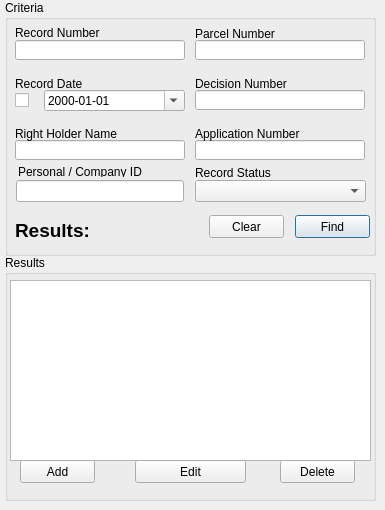
      <widget class="QWidget" name="record_tab">
       <attribute name="title">
        <string>Ownership Record</string>
       </attribute>
       <widget class="QGroupBox" name="groupBox_18">
        <property name="geometry">
         <rect>
          <x>5</x>
          <y>0</y>
          <width>371</width>
          <height>256</height>
         </rect>
        </property>
        <property name="autoFillBackground">
         <bool>false</bool>
        </property>
        <property name="title">
         <string>Criteria</string>
        </property>
        <widget class="QLineEdit" name="record_record_num_edit">
         <property name="geometry">
          <rect>
           <x>10</x>
           <y>40</y>
           <width>170</width>
           <height>20</height>
          </rect>
         </property>
        </widget>
        <widget class="QLineEdit" name="record_right_holder_edit">
         <property name="geometry">
          <rect>
           <x>10</x>
           <y>140</y>
           <width>170</width>
           <height>20</height>
          </rect>
         </property>
        </widget>
        <widget class="QLineEdit" name="record_parcel_num_edit">
         <property name="geometry">
          <rect>
           <x>190</x>
           <y>40</y>
           <width>170</width>
           <height>20</height>
          </rect>
         </property>
        </widget>
        <widget class="QLineEdit" name="record_app_num_edit">
         <property name="geometry">
          <rect>
           <x>190</x>
           <y>140</y>
           <width>170</width>
           <height>20</height>
          </rect>
         </property>
        </widget>
        <widget class="QLineEdit" name="record_decision_num_edit">
         <property name="geometry">
          <rect>
           <x>190</x>
           <y>90</y>
           <width>170</width>
           <height>20</height>
          </rect>
         </property>
        </widget>
        <widget class="QLabel" name="label_62">
         <property name="geometry">
          <rect>
           <x>10</x>
           <y>25</y>
           <width>170</width>
           <height>16</height>
          </rect>
         </property>
         <property name="text">
          <string>Record Number</string>
         </property>
        </widget>
        <widget class="QLabel" name="label_63">
         <property name="geometry">
          <rect>
           <x>10</x>
           <y>75</y>
           <width>170</width>
           <height>17</height>
          </rect>
         </property>
         <property name="text">
          <string>Record Date</string>
         </property>
        </widget>
        <widget class="QLabel" name="label_64">
         <property name="geometry">
          <rect>
           <x>10</x>
           <y>125</y>
           <width>170</width>
           <height>17</height>
          </rect>
         </property>
         <property name="text">
          <string>Right Holder Name</string>
         </property>
        </widget>
        <widget class="QLabel" name="label_65">
         <property name="geometry">
          <rect>
           <x>190</x>
           <y>25</y>
           <width>170</width>
           <height>17</height>
          </rect>
         </property>
         <property name="text">
          <string>Parcel Number</string>
         </property>
        </widget>
        <widget class="QLabel" name="label_66">
         <property name="geometry">
          <rect>
           <x>190</x>
           <y>75</y>
           <width>170</width>
           <height>17</height>
          </rect>
         </property>
         <property name="text">
          <string>Decision Number</string>
         </property>
        </widget>
        <widget class="QLabel" name="label_67">
         <property name="geometry">
          <rect>
           <x>190</x>
           <y>125</y>
           <width>170</width>
           <height>17</height>
          </rect>
         </property>
         <property name="text">
          <string>Application Number</string>
         </property>
        </widget>
        <widget class="QDateEdit" name="record_date_edit">
         <property name="geometry">
          <rect>
           <x>39</x>
           <y>90</y>
           <width>141</width>
           <height>21</height>
          </rect>
         </property>
         <property name="displayFormat">
          <string>yyyy-MM-dd</string>
         </property>
         <property name="calendarPopup">
          <bool>true</bool>
         </property>
        </widget>
        <widget class="QPushButton" name="record_clear_button">
         <property name="geometry">
          <rect>
           <x>204</x>
           <y>215</y>
           <width>75</width>
           <height>23</height>
          </rect>
         </property>
         <property name="text">
          <string>Clear</string>
         </property>
        </widget>
        <widget class="QPushButton" name="record_find_button">
         <property name="geometry">
          <rect>
           <x>290</x>
           <y>215</y>
           <width>75</width>
           <height>23</height>
          </rect>
         </property>
         <property name="text">
          <string>Find</string>
         </property>
         <property name="default">
          <bool>true</bool>
         </property>
        </widget>
        <widget class="QCheckBox" name="record_date_cbox">
         <property name="geometry">
          <rect>
           <x>10</x>
           <y>90</y>
           <width>21</width>
           <height>20</height>
          </rect>
         </property>
         <property name="text">
          <string/>
         </property>
        </widget>
        <widget class="QLabel" name="record_results_label">
         <property name="geometry">
          <rect>
           <x>10</x>
           <y>220</y>
           <width>121</width>
           <height>20</height>
          </rect>
         </property>
         <property name="font">
          <font>
           <family>Lucida Grande</family>
           <pointsize>14</pointsize>
           <weight>75</weight>
           <bold>true</bold>
          </font>
         </property>
         <property name="text">
          <string>Results:</string>
         </property>
         <property name="alignment">
          <set>Qt::AlignLeading|Qt::AlignLeft|Qt::AlignVCenter</set>
         </property>
        </widget>
        <widget class="QLabel" name="label_74">
         <property name="geometry">
          <rect>
           <x>13</x>
           <y>167</y>
           <width>152</width>
           <height>10</height>
          </rect>
         </property>
         <property name="text">
          <string>Personal / Company ID</string>
         </property>
        </widget>
        <widget class="QLineEdit" name="personal_record_edit">
         <property name="geometry">
          <rect>
           <x>11</x>
           <y>180</y>
           <width>168</width>
           <height>22</height>
          </rect>
         </property>
        </widget>
        <widget class="QComboBox" name="record_status_cbox">
         <property name="geometry">
          <rect>
           <x>190</x>
           <y>180</y>
           <width>171</width>
           <height>22</height>
          </rect>
         </property>
        </widget>
        <widget class="QLabel" name="label_85">
         <property name="geometry">
          <rect>
           <x>190</x>
           <y>165</y>
           <width>171</width>
           <height>16</height>
          </rect>
         </property>
         <property name="text">
          <string>Record Status</string>
         </property>
        </widget>
       </widget>
       <widget class="QGroupBox" name="groupBox_19">
        <property name="geometry">
         <rect>
          <x>5</x>
          <y>255</y>
          <width>371</width>
          <height>246</height>
         </rect>
        </property>
        <property name="title">
         <string>Results</string>
        </property>
        <widget class="QTableWidget" name="record_results_twidget">
         <property name="geometry">
          <rect>
           <x>5</x>
           <y>25</y>
           <width>361</width>
           <height>181</height>
          </rect>
         </property>
         <property name="selectionMode">
          <enum>QAbstractItemView::ExtendedSelection</enum>
         </property>
        </widget>
        <widget class="QPushButton" name="record_delete_button">
         <property name="geometry">
          <rect>
           <x>275</x>
           <y>205</y>
           <width>75</width>
           <height>23</height>
          </rect>
         </property>
         <property name="text">
          <string>Delete</string>
         </property>
        </widget>
        <widget class="QPushButton" name="record_edit_button">
         <property name="geometry">
          <rect>
           <x>130</x>
           <y>205</y>
           <width>111</width>
           <height>23</height>
          </rect>
         </property>
         <property name="text">
          <string>Edit</string>
         </property>
        </widget>
        <widget class="QPushButton" name="record_add_button">
         <property name="geometry">
          <rect>
           <x>15</x>
           <y>205</y>
           <width>75</width>
           <height>23</height>
          </rect>
         </property>
         <property name="text">
          <string>Add</string>
         </property>
        </widget>
       </widget>
      </widget>
